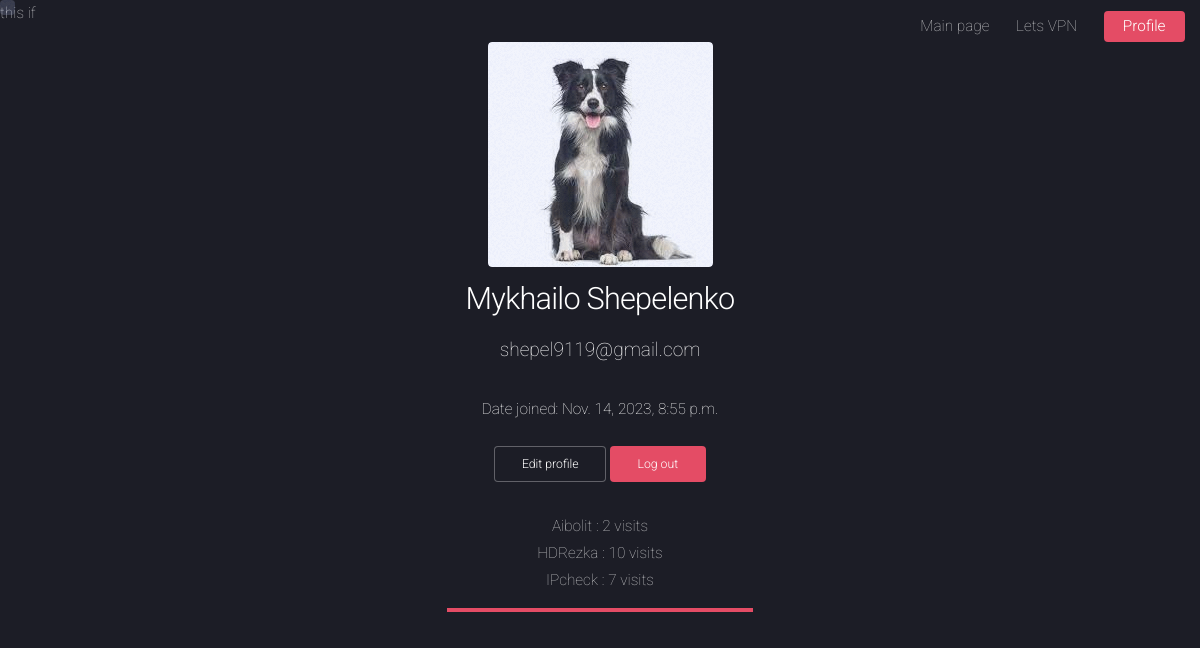
Screenshot of /profile/ (signed in) with the database file from the repository.
### authorisation/models.py (models this page shows)
class CustomUser(AbstractUser):
    moderator = models.BooleanField(default=False)
    avatar = models.ImageField('Images', default='no_image.jpg', upload_to='authorisation/images/profile_avatar',
                               blank=True)

### main/models.py (models this page shows, shortened)
class WebSites(models.Model):
    site_name = models.CharField(verbose_name='Site name', max_length=50)
    site_url = models.URLField(verbose_name='Site url')
    user = models.ForeignKey(settings.AUTH_USER_MODEL, on_delete=models.CASCADE, verbose_name='User')
    class Meta:
        verbose_name = 'Site'
        verbose_name_plural = 'Sites'

### authorisation/views.py (the view)
# urls.py: path('profile/', auth_views.profile_view, name='profile'),
def profile_view(request):
    if request.user.is_authenticated:
        attended = SiteAttended.objects.filter(user=request.user) \
            .values('site__site_name') \
            .annotate(click_count=Count('site'))
        websites = WebSites.objects.filter(user=request.user)
        return render(request, 'authorisation/profile.html', {'title': 'Profile',
                                                              'websites': websites,
                                                              'attended': attended})
    else:
        return render(request, 'main/constant_templates/closed.html', {'title': 'closed_access'})

### authorisation/templates/authorisation/profile.html (shortened to what this page needs)
<!DOCTYPE HTML>
{% load static %}
<html>
	<head>
		<link rel="stylesheet" href="{% static 'assets/css/main.css' %}" />
	</head>
	<body class="is-preload landing">
		<div id="page-wrapper">
				{% include 'main/constant_templates/header.html' %}
        this if
                {% if user.is_authenticated %}
                <section>
					<div class="content">
						<header class="major">
                            <div class="image xsmall">
                                <img src="{{ user.avatar.url }}" alt="" />
                            </div>
							<h2>{{ user.first_name }} {{ user.last_name }}</h2>
							<p>{{ user.email }}</p>
                            <p>Date joined: {{ user.date_joined }}</p>
                            <a href="{% url 'edit_profile' %}" class="button small">Edit profile</a>
                            <a href="{% url 'logout' %}" class="button primary small">Log out</a>
                        {% if attended %}
                            {% for site in attended %}
                                {{ site.site__site_name }} : {{ site.click_count }} visit{{ site.click_count|pluralize:"s" }}<br>
                            {% endfor %}
                        {% else %}
                            <p>No sites visited yet</p>
                        {% endif %}
                        </header>
					</div>
				</section>
                {% endif %}
		</div>
	</body>
</html>

### main/templates/main/constant_templates/header.html
{% load static %}
<header id="header">
    <div class="image logo"><img src="{% static 'images/history.svg' %}" alt="Small Image"></div>
    <nav id="nav">
        <ul>
            <li><a href="{% url 'Main' %}">Main page</a></li>
            <li><a href="{% url 'VPN' %}">Lets VPN</a></li>
            {% if user.is_authenticated %}
                <li><a href="{% url 'profile' %}" class="button primary">Profile</a></li>
            {% else %}
                <li><a href="{% url 'login' %}" class="button primary">Log In</a></li>
            {% endif %}
        </ul>
    </nav>
</header>

### rows the page displays
CustomUser: avatar (picture), first_name "Mykhailo", last_name "Shepelenko", email "shepel9119@gmail.com", date_joined "Nov. 14, 2023, 8:55 p.m."
WebSites: site__site_name "Aibolit", click_count "2"
WebSites: site__site_name "HDRezka", click_count "10"
WebSites: site__site_name "IPcheck", click_count "7"
